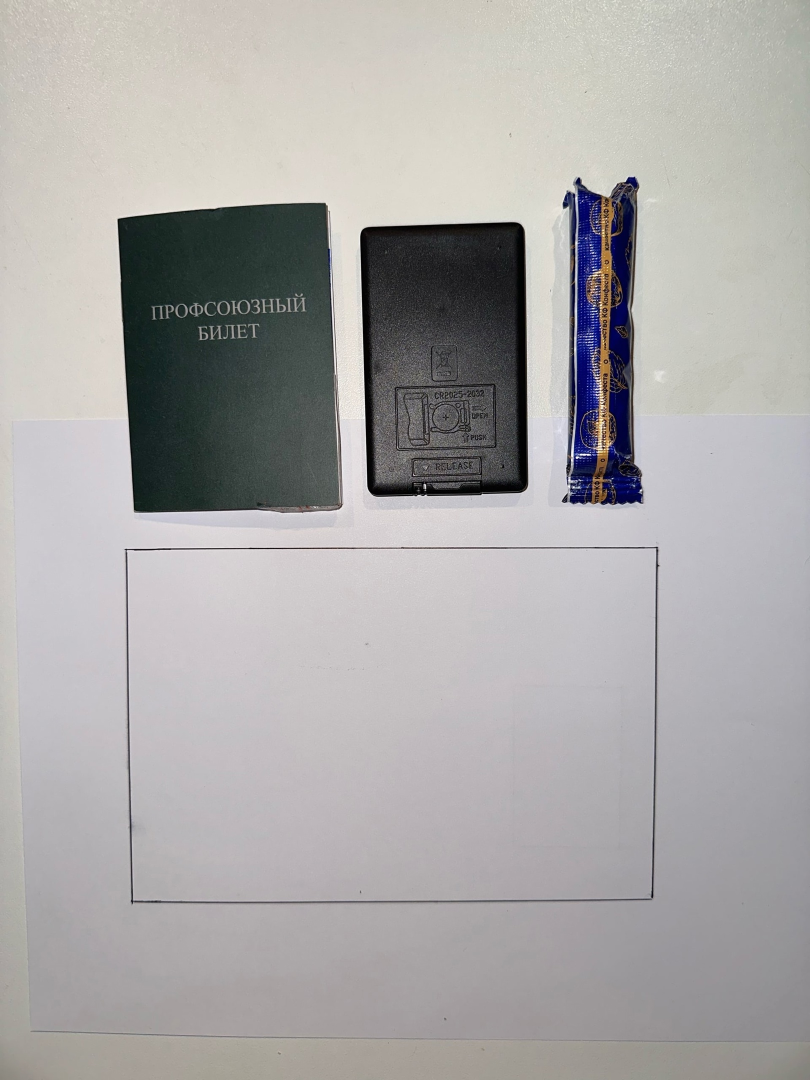
#> input picture tests/test1.jpg, 1620 x 2160 px (shown at 1/2 size); its folder holds only this picture in this run
$ python main.py
#> lines starting #> are read from the running program, lines starting #| are printed output that depends on the picture; after the words box and inside, x2 and y2 are one past the last pixel; in counts of white or black regions, pixels touching at a corner belong together
### func.py
from random import randint

import matplotlib
from matplotlib import pyplot as plt
from matplotlib.patches import Rectangle
from matplotlib import animation

# операции над матрицами
import numpy as np

# загрузка и сохранение изображений
from imageio import imread, imsave

# работа над изображениями
from skimage.color import rgb2gray, rgba2rgb
from skimage.feature import canny
from skimage.filters import sobel, gaussian, threshold_local, try_all_threshold, threshold_otsu, threshold_isodata
from skimage.data import page
from skimage.morphology import binary_opening, binary_dilation, binary_erosion, binary_closing
from skimage.measure import regionprops
# импортируем функцию label под другим именем, чтобы не терять её, если появляется переменная label
from skimage.measure import label as sk_measure_label
import cv2

# вывод
from IPython.display import HTML

# работа с таблицами
import pandas as pd

# для работы с путями к файлам
import os


def get_edges(image):
    gray = cv2.cvtColor(image,
                        cv2.COLOR_BGR2GRAY)  # преобразование фотографии из одного цветового пространства в другое
    blur = cv2.GaussianBlur(gray, (1, 1), 0)  # удаление гауссовского шума, блюр картинки
    edged = cv2.Canny(blur, 100, 400)  # определение границ объектов на фотографии
    kernel = cv2.getStructuringElement(cv2.MORPH_RECT, (7, 7))  # задание ядра
    return cv2.morphologyEx(edged, cv2.MORPH_CLOSE, kernel)  # удаление шумов внутри объекта


def get_cut_images(image, closed, contours):
    height, width = image.shape[:2]
    for cnt in contours:
        if cv2.contourArea(cnt) > (height - 200) * (width - 200):
            x, y, w, h = cv2.boundingRect(cnt)
            image = image[y + 50:y + h - 50, x + 50:x + w - 50]
            closed = closed[y + 50:y + h - 50, x + 50:x + w - 50]
            contours, _ = cv2.findContours(closed.copy(), cv2.RETR_EXTERNAL, cv2.CHAIN_APPROX_SIMPLE)
            break
    return image, closed, contours


def draw_contours_mask(binary, contours):
    # зададим список для найденных масок
    masks_coords = []
    # а также для контуров
    cnts = []
    for cnt in contours:
        area = cv2.contourArea(cnt)
        # обнаруженные небольшие дефекты исключаем, задав минимальную площадь
        if area > 1000:
            cnts.append(cnt)
            peri = cv2.arcLength(cnt, True)
            # аппроксимируем найденный контур многоугольником
            approx = cv2.approxPolyDP(cnt, 0.000001 * peri, True)
            masks_coords.append(approx)
            cv2.drawContours(binary, [approx], -1, (0, 0, 0), 5)
            cv2.fillPoly(binary, pts=[approx], color=(0, 0, 0))
    return cnts, masks_coords, binary


# [11 lines left out: function checkSquare, not called in this run]


def get_fill_masks(image):
    # ищем границы
    closed = get_edges(image)
    # находим контуры
    contours, _ = cv2.findContours(closed.copy(), cv2.RETR_EXTERNAL, cv2.CHAIN_APPROX_SIMPLE)
    # если самый большой контур - это контур листа, то удаляем его и ищем внутренние контуры
    image, closed, cnt = get_cut_images(image, closed, contours)
    # применяем бинаризацию
    _, binary_img = cv2.threshold(image, 150, 250, cv2.THRESH_BINARY)
    binary = cv2.cvtColor(binary_img, cv2.COLOR_BGR2GRAY)
    cnts, masks_coords, binary = draw_contours_mask(binary, cnt)
    return image, binary, masks_coords, cnts


def myComb(polys):
    random_index = []
    i = 0
    while i < len(polys) - 1:
        random_index.append(randint(1, len(polys) - 1))
        i = i + 1
        for j in range(0, len(random_index)):
            if random_index[j] == random_index[i - 1] and j != i - 1:
                i = i - 1
                random_index.pop()
                break
    return random_index


def algorithm(polys):
    if len(polys) == 1:
        return False

    mypolys = []
    cnts = []
    coords_max = []
    random = myComb(polys[:])
    mypolys.append(polys[0])
    Hprev = []
    Wprev = []

    for i in range(0, len(random)):
        mypolys.append(polys[random[i]])

    for poly in mypolys:
        x, y, w, h = cv2.boundingRect(poly)
        coords_max.append(x)
        coords_max.append(y)
        coords_max.append(w)
        coords_max.append(h)

    coords_of_gran_x = coords_max[0]
    coords_of_gran_y = coords_max[1]
    coords_of_gran_w = coords_max[2]
    coords_of_gran_h = coords_max[3]
    start_pos_x = coords_of_gran_x
    start_pos_y = coords_of_gran_y
    level = 0
    countj = 0
    jstart = 0
    count = 0
    for i in range(1, len(mypolys)):

        if level == 0:
            if (coords_of_gran_x + coords_max[2 + 4 * i] > start_pos_x + coords_of_gran_w):
                Wprev.append(start_pos_x + coords_of_gran_w)
                Hprev.append(start_pos_y)
                coords_of_gran_x = start_pos_x
                level = 1
            if (coords_of_gran_y + coords_max[3 + 4 * i] > start_pos_y + coords_of_gran_h):
                return False
        if level != 0:
            countj = jstart
            while True:
                while coords_max[2 + 4 * i] > Wprev[countj] - coords_of_gran_x:
                    countj = countj + 1
                    if countj > len(Wprev) - 1:
                        countj = countj - 1
                        break
                for k in range(jstart, countj + 1):
                    if coords_max[3 + 4 * i] > start_pos_y + coords_of_gran_h - Hprev[k]:
                        jstart = -1
                        break
                if jstart == -1:
                    count = count + 1
                    jstart = count
                    countj = count
                    coords_of_gran_x = Wprev[countj - 1]
                    if countj > len(Wprev) - 1:
                        return False
                else:
                    if coords_max[2 + 4 * i] > Wprev[countj] - coords_of_gran_x:
                        return False
                    a = Hprev[jstart]
                    for z in range(jstart + 1, countj + 1):
                        if a < Hprev[z]:
                            a = Hprev[z]
                    coords_of_gran_y = a
                    break
        if jstart == -1:
            return False
        razX = coords_of_gran_x - coords_max[4 * i]
        razY = coords_of_gran_y - coords_max[1 + 4 * i]
        cnts.append(mypolys[i])
        if level == 0:
            Hprev.append(coords_of_gran_y + coords_max[3 + 4 * i])
            Wprev.append(coords_of_gran_x + coords_max[2 + 4 * i])
        for j in range(len(mypolys[i])):
            cnts[len(cnts) - 1][j][0][0] = mypolys[i][j][0][0] + razX
            cnts[len(cnts) - 1][j][0][1] = mypolys[i][j][0][1] + razY
        if level == 0:
            coords_of_gran_x = coords_of_gran_x + coords_max[2 + 4 * i]
        else:

            Wprev.insert(countj, coords_of_gran_x + coords_max[2 + 4 * i])
            Hprev.insert(countj, coords_of_gran_y + coords_max[3 + 4 * i])
            for h in range(jstart, countj):
                Wprev.pop(jstart)
                Hprev.pop(jstart)
            jstart = 0
            count = 0

    return cnts


def painting(img, polys, cnts):
    bbox = img.copy()
    contours = img.copy()

    for poly in polys:
        x, y, w, h = cv2.boundingRect(poly)
        bbox = cv2.rectangle(bbox, (x, y), (x + w, y + h), (0, 0, 0), 5)
        cv2.drawContours(img, polys, -1, (255, 255, 255), 5)

    imgs = []
    imgs.append(img)
    imgs.append(bbox)

    cv2.drawContours(contours, cnts, -1, (255, 255, 255), 5)

    imgs.append(contours)
    _, axs = plt.subplots(1, 3, figsize=(12, 12))
    axs = axs.flatten()
    axs[0].set_title("Image")
    axs[1].set_title("With bbox")
    axs[2].set_title("With contours")

    for im, ax in zip(imgs, axs):
        ax.imshow(im)
    plt.show()

    imgs.pop()

### main.py
import os
import matplotlib.pyplot as plt
from func import get_fill_masks, algorithm, painting


for n in range(1, 9):
    str = f"test{n}.jpg"
    img = plt.imread(os.path.join("tests", str))
#> img is the input picture: shape (2160, 1620, 3); mean R, G, B 169.6, 167.6, 167.1
    img, _, polys, _ = get_fill_masks(img.copy())
#> in get_edges, `edged = cv2.Canny(blur, 100, 400)`:
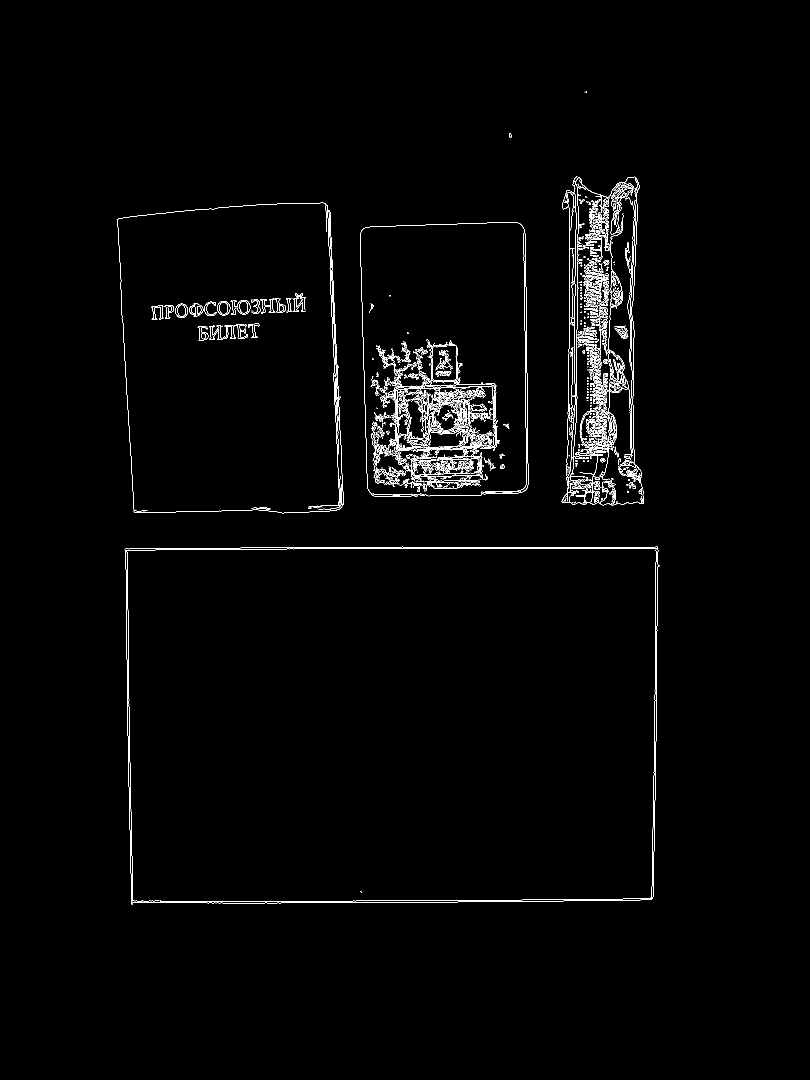
#> edged: shape (2160, 1620) (shown at 1/2 size); 1.4% white in thin lines or dots, all inside (x1, y1, x2, y2) = (235, 183, 1319, 1809)
#> in get_edges, `return cv2.morphologyEx(edged, cv2.MORPH_CLOSE, kernel)`:
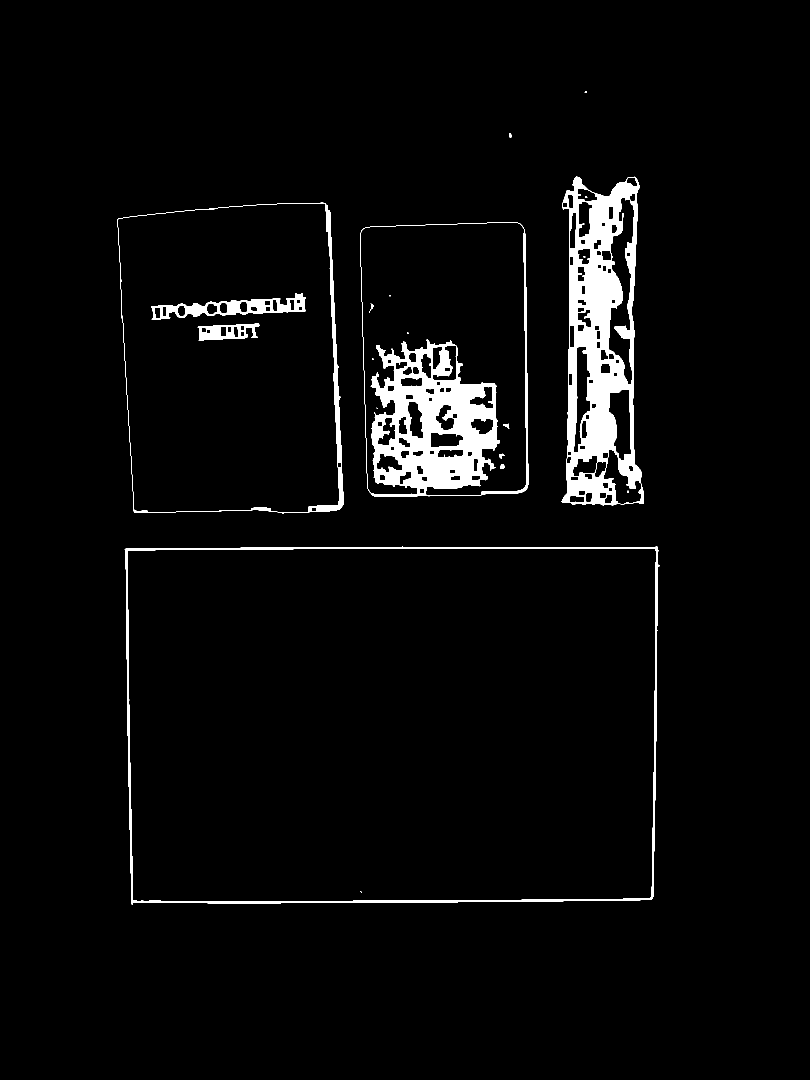
#> returned value: shape (2160, 1620) (shown at 1/2 size); 3.6% white; 20 white regions (9 under 20 px)
#> in get_fill_masks, `contours, _ = cv2.findContours(closed.copy(), cv2.RETR_EXTERNAL, cv2.C..`: contours = 6 contours, 1 with area under 20; largest, box (x1, y1, x2, y2) and area: (249, 1093, 1319, 1809) 748090, (235, 405, 687, 1027) 256257, (720, 444, 1057, 994) 176266, (1123, 353, 1287, 1011) 85008, (1018, 266, 1024, 275) 28
#> the loop in get_cut_images, `for cnt in contours:` made 6 passes
#> in get_fill_masks, `image, closed, cnt = get_cut_images(image, closed, contours)`: cnt has the same summary as contours
#> in get_fill_masks, `_, binary_img = cv2.threshold(image, 150, 250, cv2.THRESH_BINARY)`:
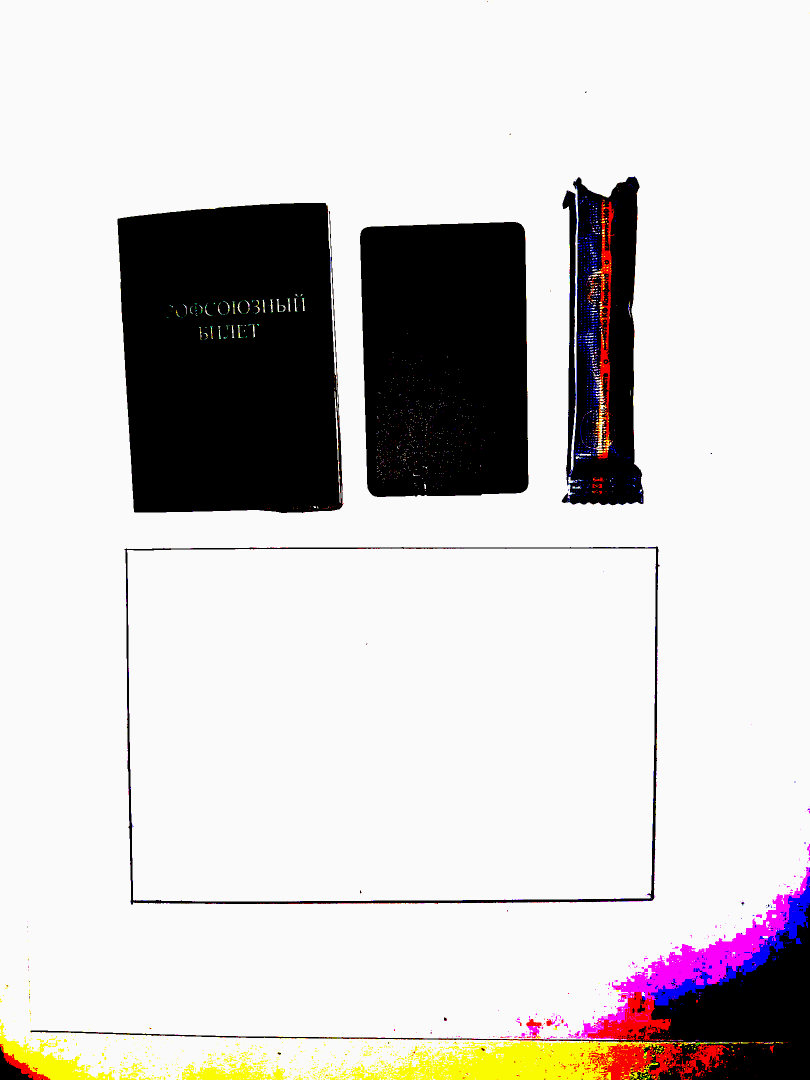
#> binary_img: shape (2160, 1620, 3) (shown at 1/2 size); mean R, G, B 207.5, 204.1, 203.4
#> in get_fill_masks, `binary = cv2.cvtColor(binary_img, cv2.COLOR_BGR2GRAY)`:
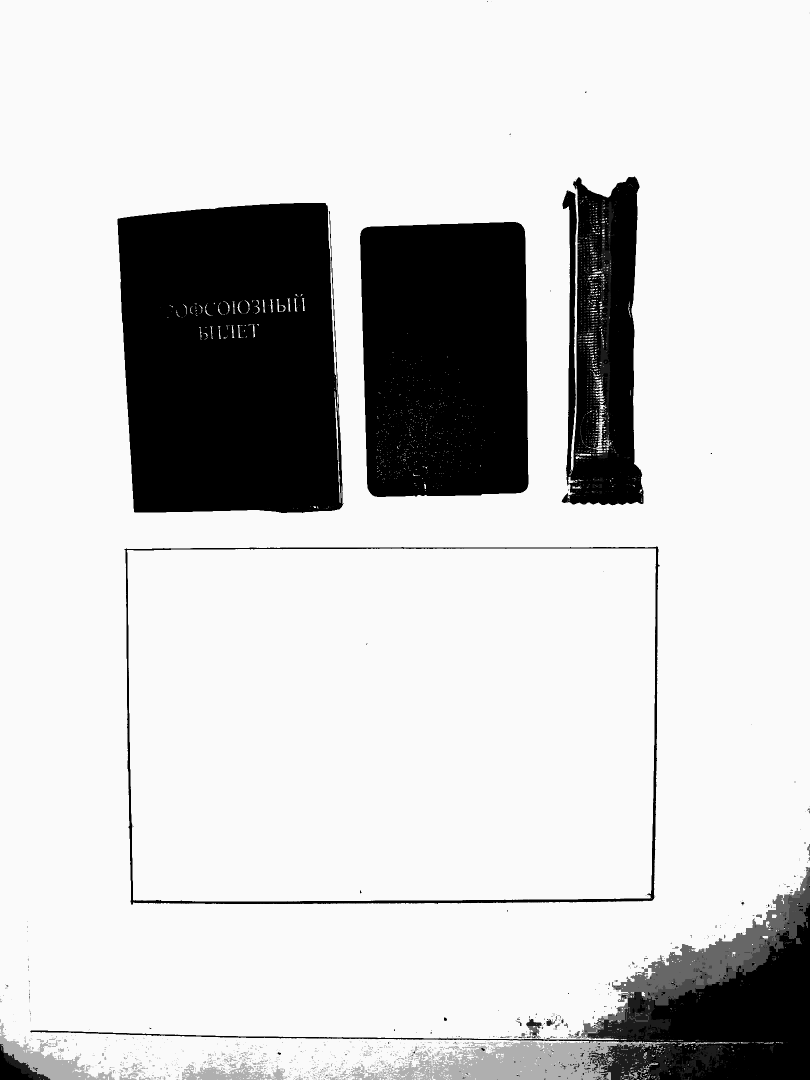
#> binary: shape (2160, 1620) (shown at 1/2 size); min 0, max 250, mean 204.2
#> the loop in draw_contours_mask, `for cnt in contours:` made 6 passes
#> (area, peri) on passes 1 to 4: (748090.5, 3551.4), (176266, 1723.6), (256257, 2089.5), (85008, 1725.3)
#> area on pass 5: 27.5
#> after the loop in draw_contours_mask, `for cnt in contours:`:
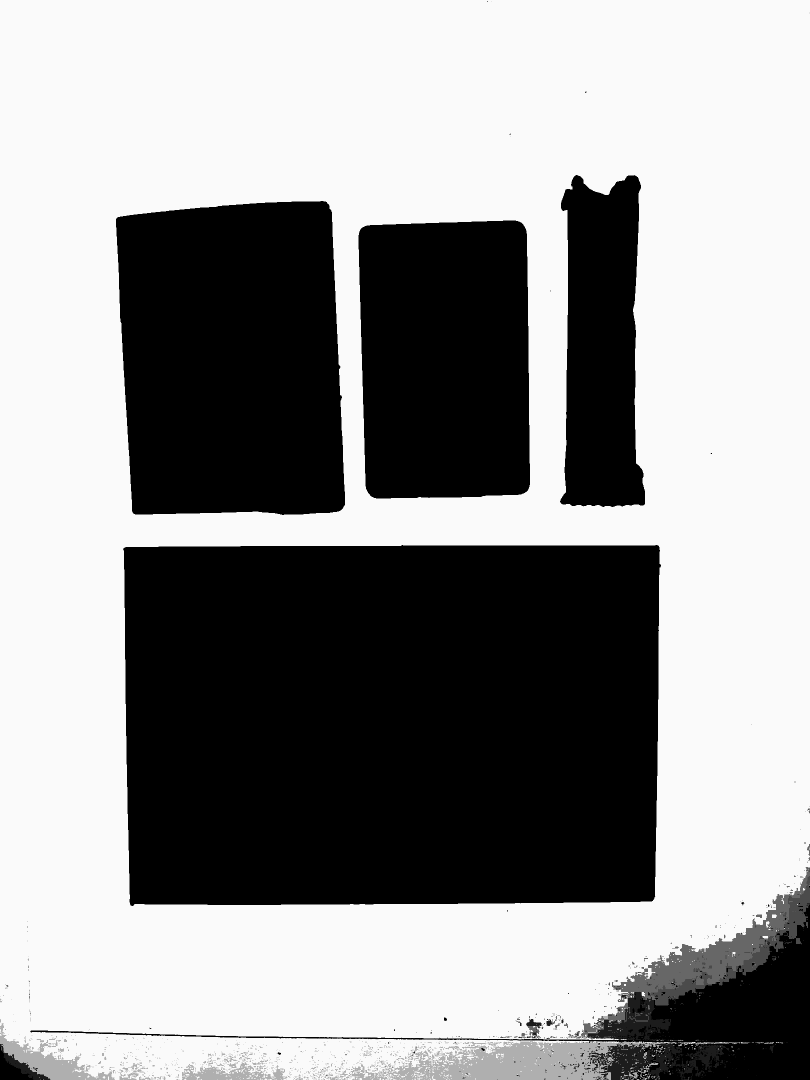
#> binary: shape (2160, 1620) (shown at 1/2 size); min 0, max 250, mean 148.9
#> after the loop in draw_contours_mask, `for cnt in contours:`: cnts = 4 contours; box (x1, y1, x2, y2) and area: (249, 1093, 1319, 1809) 748090, (235, 405, 687, 1027) 256257, (720, 444, 1057, 994) 176266, (1123, 353, 1287, 1011) 85008; masks_coords has the same summary as cnts
#> in get_fill_masks, `cnts, masks_coords, binary = draw_contours_mask(binary, cnt)`: masks_coords has the same summary as cnts in draw_contours_mask
#> polys has the same summary as cnts in draw_contours_mask
    success = False

    for t in range(0, 8):
        cnts = algorithm(polys[:])
        if cnts:
            success = True
#> (the run stopped early here; a loop or call above may not have finished)
